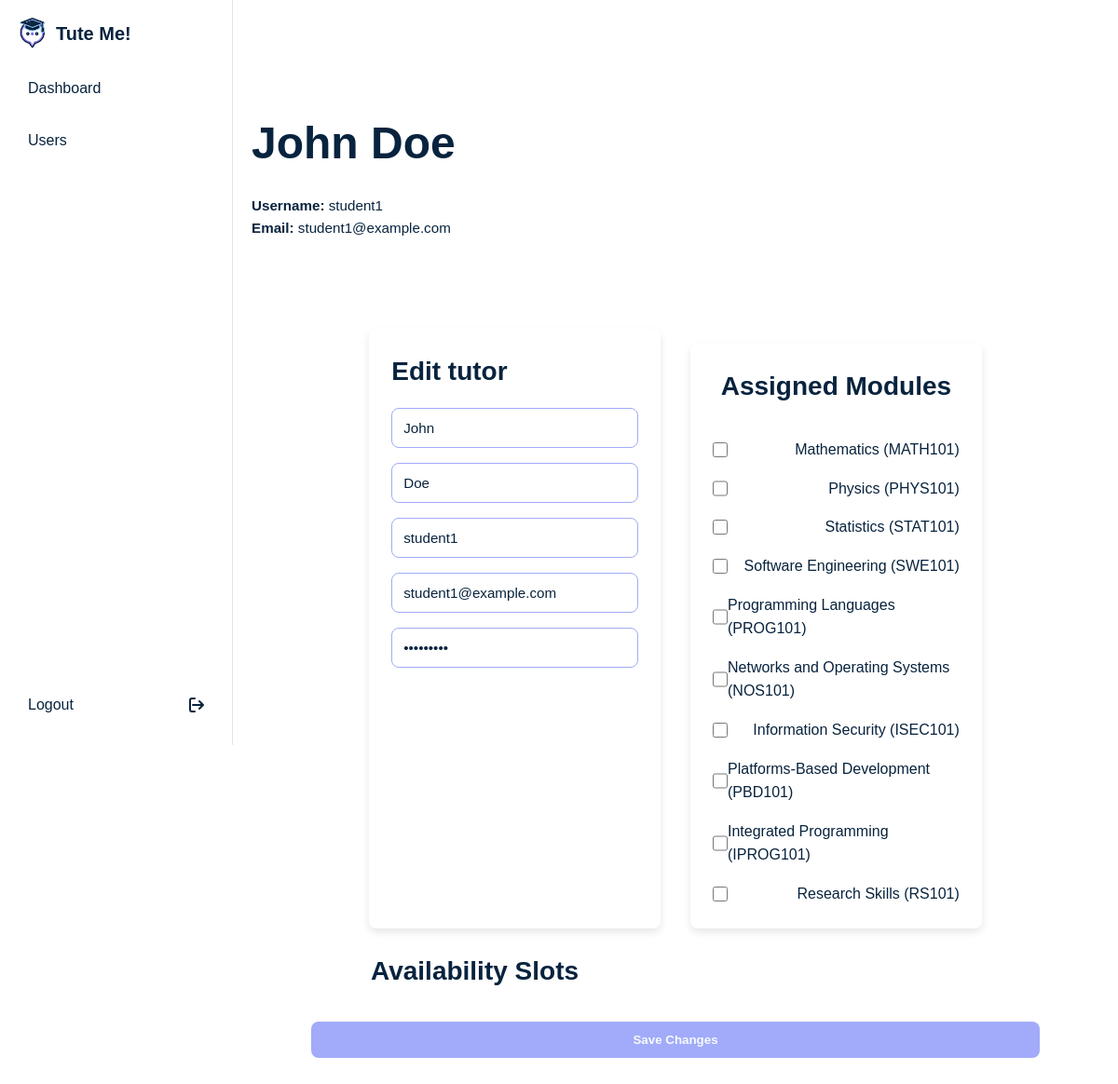
The page /edit_tutor/1 (signed in) on the database its author committed.
### models.py (models this page shows, shortened)
class User(db.Model):
    __tablename__ = 'users'
    user_id = db.Column(db.Integer, primary_key=True)
    username = db.Column(db.String(80), unique=True, nullable=False)
    email = db.Column(db.String(120), unique=True, nullable=False)
    password = db.Column(db.String(120), nullable=False)
    role = db.Column(db.String(20), nullable=False)
    name = db.Column(db.String(80), nullable=False)
    surname = db.Column(db.String(80), nullable=False)

class Module(db.Model):
    __tablename__ = 'modules'
    module_id = db.Column(db.Integer, primary_key=True)
    module_name = db.Column(db.String(80), nullable=False)
    module_code = db.Column(db.String(10), unique=True, nullable=False)
    description = db.Column(db.String(200), nullable=True)

### app.py (the view, shortened to what this page needs)
@app.route('/edit_tutor/<int:tutor_id>', methods=['GET', 'POST'])
def edit_tutor(tutor_id):
    if 'user_id' not in session or session['role'] != 'admin':
        flash('Please log in as an admin', 'error')
        return redirect(url_for('login'))
    tutor = User.query.get_or_404(tutor_id)
    modules = Module.query.all()
    availability = TutorAvailability.query.filter_by(tutor_id=tutor_id).all()
    return render_template('edit_tutor.html', tutor=tutor, modules=modules, availability=availability)

### templates/edit_tutor.html (shortened to what this page needs)
{% extends 'base.html' %}
{% block content %}
<div class="edit-tutor">
    <div class="title">
        <h1>{{ tutor.name }} {{ tutor.surname }}</h1>
        <div class="details">
            <div class="tutor-info">
                <p><strong>Username:</strong> {{ tutor.username }}</p>
                <p><strong>Email:</strong> {{ tutor.email }}</p>
            </div>
        </div>
    </div>
    <div class="content">
        <form method="post">
            <div class="cards">
                <div class="details card">
                    <h2>Edit tutor</h2>
                    <div class="form-group">
                        <input type="text" id="name" name="name" value="{{ tutor.name }}" placeholder="Name" required>
                    </div>
                    <div class="form-group">
                        <input type="text" id="surname" name="surname" value="{{ tutor.surname }}" placeholder="Surname" required>
                    </div>
                    <div class="form-group">
                        <input type="text" id="username" name="username" value="{{ tutor.username }}" placeholder="Username" required>
                    </div>
                    <div class="form-group">
                        <input type="email" id="email" name="email" value="{{ tutor.email }}" placeholder="Email" required>
                    </div>
                    <div class="form-group">
                        <input type="password" id="password" name="password" value="{{ tutor.password }}" placeholder="Password" required>
                    </div>
                </div>
                <div class="form-group group-module card">
                    <h2>Assigned Modules</h2>
                    {% for module in modules %}
                        <label>
                            <input type="checkbox" name="module_ids" value="{{ module.module_id }}"
                                   {% if module in tutor.modules %}checked{% endif %}>
                            {{ module.module_name }} ({{ module.module_code }})
                        </label>
                    {% endfor %}
                </div>
            </div>
            <div class="slot">
                <h2>Availability Slots</h2>
            </div>
            <button type="submit" class="btn">Save Changes</button>
        </form>
    </div>
</div>
{% endblock %}

### static/styles/styles.css (style rules this page uses)
h1, h2, h3 { font-weight: 700; color: #08233E; margin-bottom: 1rem; }
h1 { font-size: 3em; }
h2 { font-size: 1.75em; }
p { font-size: 0.95em; }
* { margin: 0; padding: 0; box-sizing: border-box; }
html { scroll-behavior: smooth; }
body { background-color: #FFFFFF; line-height: 1.6; font-family: "Poppins", sans-serif; font-weight: 500; color: #08233E; }
.cards { display: flex; justify-content: center; gap: 2rem; width: 100%; }
.cards .card { background-color: #FFFFFF; border-radius: 0.5rem; padding: 1.5rem; width: 40%; box-shadow: 0 0.25rem 0.5rem rgba(0, 0, 0, 0.1); transition: transform 0.3s ease, box-shadow 0.3s ease; cursor: pointer; }
button { border: none; }
.btn { display: inline-flex; align-items: center; justify-content: center; padding: 0.25rem 1.25rem; margin: 1rem 0; background-color: #A1ABF9; color: #f6fafe; font-weight: 700; border-radius: 0.5rem; transition: 0.2s ease; }

### static/styles/student.css (style rules this page uses)
h1, h2, h3 { font-weight: 700; color: #08233E; margin-bottom: 1rem; }
h1 { font-size: 3em; }
h2 { font-size: 1.75em; }
p { font-size: 0.95em; }
* { margin: 0; padding: 0; box-sizing: border-box; }
html { scroll-behavior: smooth; }
body { background-color: #FFFFFF; line-height: 1.6; font-family: "Poppins", sans-serif; font-weight: 500; color: #08233E; }
.cards { display: flex; justify-content: center; gap: 2rem; width: 100%; }
.cards .card { background-color: #FFFFFF; border-radius: 0.5rem; padding: 1.5rem; width: 40%; box-shadow: 0 0.25rem 0.5rem rgba(0, 0, 0, 0.1); transition: transform 0.3s ease, box-shadow 0.3s ease; cursor: pointer; }
button { border: none; }
.btn { display: inline-flex; align-items: center; justify-content: center; padding: 0.25rem 1.25rem; margin: 1rem 0; background-color: #A1ABF9; color: #f6fafe; font-weight: 700; border-radius: 0.5rem; transition: 0.2s ease; }

### static/styles/tutor.css (style rules this page uses)
h1, h2, h3 { font-weight: 700; color: #08233E; margin-bottom: 1rem; }
h1 { font-size: 3em; }
h2 { font-size: 1.75em; }
p { font-size: 0.95em; }
* { margin: 0; padding: 0; box-sizing: border-box; }
html { scroll-behavior: smooth; }
body { background-color: #FFFFFF; line-height: 1.6; font-family: "Poppins", sans-serif; font-weight: 500; color: #08233E; }
.cards { display: flex; justify-content: center; gap: 2rem; width: 100%; }
.cards .card { background-color: #FFFFFF; border-radius: 0.5rem; padding: 1.5rem; width: 40%; box-shadow: 0 0.25rem 0.5rem rgba(0, 0, 0, 0.1); transition: transform 0.3s ease, box-shadow 0.3s ease; cursor: pointer; }
button { border: none; }
.btn { display: inline-flex; align-items: center; justify-content: center; padding: 0.25rem 1.25rem; margin: 1rem 0; background-color: #A1ABF9; color: #f6fafe; font-weight: 700; border-radius: 0.5rem; transition: 0.2s ease; }

### rows shown on the page
User: name "John", surname "Doe", username "student1", email "student1@example.com"
Module: module_name "Mathematics", module_code "MATH101"
Module: module_name "Physics", module_code "PHYS101"
Module: module_name "Statistics", module_code "STAT101"
Module: module_name "Software Engineering", module_code "SWE101"
Module: module_name "Programming Languages", module_code "PROG101"
Module: module_name "Networks and Operating Systems", module_code "NOS101"
Module: module_name "Information Security", module_code "ISEC101"
Module: module_name "Platforms-Based Development", module_code "PBD101"
Module: module_name "Integrated Programming", module_code "IPROG101"
Module: module_name "Research Skills", module_code "RS101"
